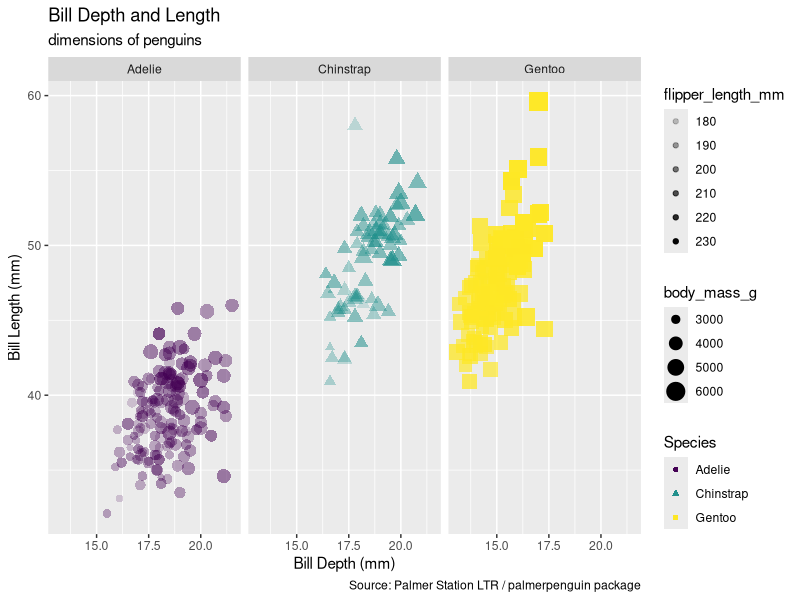

Here is the R script that generated this plot:
#######################################
## week 3 script##
### if not installed install package
### install.packages("palmerpenguins")  ###
### This session we are learning how to plot in more detail

## Author Jessica
########################################

library(tidyverse)
library(palmerpenguins)
glimpse(penguins)

ggplot(data = penguins, ###can use color, shape, size, and alpha (transparency)
  mapping = aes(x = bill_depth_mm, ### x data ###
                y = bill_length_mm, ### y data ###
                size = body_mass_g,
                alpha = flipper_length_mm, ###when I want the transparency to be based off the values
                color = species,  ### I can also make color and shape different things##
                shape = species))+  ### this adds color and shape to same category### 
  geom_point() +  ### if I want all points to look the same I can put color, size and shape here
  labs(title = "Bill Depth and Length",
       subtitle = "dimensions of penguins",
       x = "Bill Depth (mm)",
       y = "Bill Length (mm)",
       color = "Species",
       shape = "Species",
       caption = "Source: Palmer Station LTR / palmerpenguin package")+
       scale_color_viridis_d() +
#facet_grid (species~sex) ### means sex as a function of species+
facet_wrap(~species) ### not a grid and wrapping by species, 
### only columns use right of ~, only rows use left of ~, ncol to specify number of columns
# + guides(color = FALSE) deletes legend

  ### use function labs to create labels ##
  
